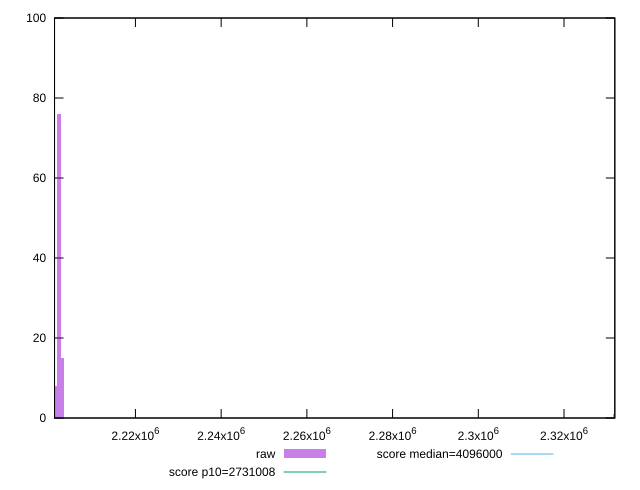

The gnuplot source for this figure:
reset

$raw <<EOF
2202188.865141987 76
2202998.4934012303 15
2201379.2368827434 8
2331729.386620927 1
EOF

set key outside below
set boxwidth 809.6282592433776
set xrange [2201124:2331853]
set yrange [0:100]
set trange [0:100]
set style fill transparent solid 0.5 noborder

set parametric
set terminal svg size 640, 490 enhanced background rgb 'white'
set output "report_00018_2021-02-10T15-25-16.877Z/total-byte-weight/samples/pages/raw/histogram.svg"

plot $raw title "raw" with boxes, \
     2731008,t title "score p10=2731008", \
     4096000,t title "score median=4096000"

reset
